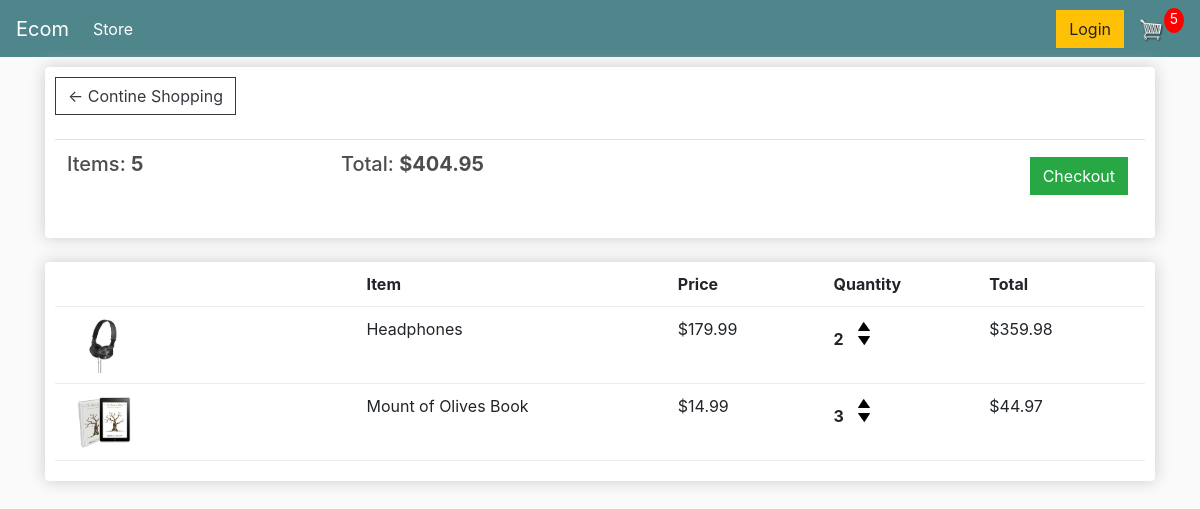
/cart/ (signed in), run on an earlier commit of the app's database.
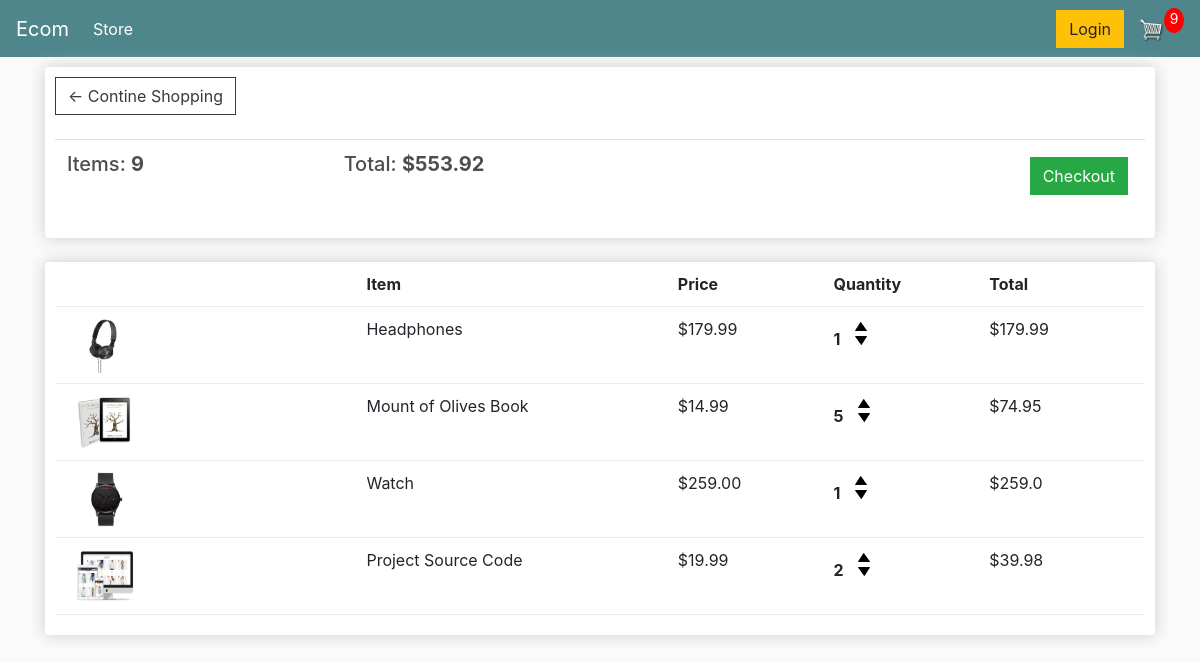
And on a later commit of the database.
### store/models.py (models this page shows, shortened)
class Order(models.Model):
    customer = models.ForeignKey(Customer, on_delete=models.SET_NULL, blank=True, null= True)
    date_orderd = models.DateTimeField(auto_now_add=True)
    complate = models.BooleanField(default=False, null=True, blank=False)
    transaction_id = models.CharField(max_length=200, null= True)
    @property
    def get_cart_total(self):
        orderitems = self.orderitem_set.all()
        total = sum([item.get_total for item in orderitems])
        return total
    @property
    def get_cart_items(self):
        orderitems = self.orderitem_set.all()
        total = sum([item.quantity for item in orderitems])
        return total

class OrderItem(models.Model):
    product = models.ForeignKey(Product, on_delete=models.SET_NULL, blank=True, null= True)
    order = models.ForeignKey(Order, on_delete=models.SET_NULL, blank=True, null= True)
    quantity = models.IntegerField(default=0, null=True, blank=True)
    date_added = models.DateTimeField(auto_now_add=True)
    @property
    def get_total(self):
        total = self.product.price * self.quantity
        return total

class Product(models.Model):
    name = models.CharField(max_length=200, null=True)
    price = models.FloatField()
    digital = models.BooleanField(default=False, null=True, blank=False)
    image = models.ImageField(upload_to='images',null=True, blank=True)
    @property
    def imageURL(self):
        try:
            url = self.image.url
        except:
            url = ''
        return url

### store/views.py (the view)
# urls.py: path('cart/', views.cart, name='cart'),
def cart(request):
    if request.user.is_authenticated:
        customer = request.user.customer
        order, created = Order.objects.get_or_create(customer = customer, complate= False)
        items = order.orderitem_set.all()
        cartItems= order.get_cart_items
    else:
        items=[]
        order ={'get_cart_items':0, 'get_cart_total':0,'shipping':False}
        cartItems= order.get_cart_items['get_cart_total']
    context ={'items':items, 'order':order, 'cartItems':cartItems}
    return render(request,'store/cart.html',context)

### store/templates/store/cart.html
{% extends "store/main.html" %}
{%load static%}
{% block content %}
<div class="row">
    <div class="col-lg-12">
        <div class="box-element">
            <a class="btn btn-outline-dark" href="{% url 'store' %}">&#x2190; Contine Shopping</a>
            <br>
            <br>
            <table class="table">
                <tr>
                    <th><h5>Items: <strong>{{order.get_cart_items}}</strong></h5></th>
                    <th><h5>Total: <strong>${{order.get_cart_total|floatformat:2}}</strong></h5></th>
                    <th>
                        <a style="float: right; margin: 5px;" class="btn btn-success" href="{% url 'checkout' %}">Checkout</a>
                    </th>
                </tr>
            </table>
        </div>
        <br>
        <div class="box-element">
            <div class="cart-row">
                <div style="flex: 2;"></div>
                <div style="flex: 2;"><strong> Item </strong></div>
                <div style="flex: 1;"><strong> Price </strong></div>
                <div style="flex: 1;"><strong> Quantity </strong></div>
                <div style="flex: 1;"><strong> Total </strong></div>
            </div>
            {% for item in items %}
            <div class="cart-row">
                <div style="flex: 2;"><img class="row-image" src="{{  item.product.imageURL }}"></div>
                <div style="flex: 2;"> <p>{{item.product.name}}</p> </div>
                <div style="flex: 1;"><p>${{item.product.price|floatformat:2}}</p></div>
                <div style="flex: 1;">
                    <p class="quantity">{{item.quantity}}</p>
                    <div class="quantity">
                        <img data-product={{item.product.id}} data-action="add" class="chg-quantity update-cart" src="{% static 'store/images/arrow-up.png' %}">
                        <img data-product={{item.product.id}} data-action="remove" class="chg-quantity update-cart" src="{% static 'store/images/arrow-down.png' %}">
                    </div>
                </div>
                <div style="flex: 1;"><p>${{item.get_total}}</p></div>
            </div>
            {% endfor %}
    </div>
    </div>
</div>
{% endblock content %}

### store/templates/store/main.html (shortened to what this page needs)
<!DOCTYPE html>
{% load static %}
<html>
<head>
	<link rel="stylesheet" href="https://stackpath.bootstrapcdn.com/bootstrap/4.4.1/css/bootstrap.min.css">
	<link rel="stylesheet" type="text/css" href="{% static 'store/css/main.css' %}">
</head>
<body>
        <nav class="navbar navbar-expand-lg navbar-dark bg-dark">
            <a class="navbar-brand" href="{% url 'store' %}">Ecom</a>
            <div class="collapse navbar-collapse" id="navbarSupportedContent">
                <ul class="navbar-nav mr-auto">
                <li class="nav-item active">
                    <a class="nav-link" href="{% url 'store' %}">Store <span class="sr-only">(current)</span></a>
                </li>
                </ul>
            <div class="form-inline my-2 my-lg-0">
                <a href="#"class="btn btn-warning">Login</a>
                <a href="{% url 'cart' %}">
                    <img  id="cart-icon" src="{% static 'store/images/cart.png' %}">
                </a>
                <p id="cart-total">{{cartItems}}</p>
	        </div>
            </div>
        </nav>
    <div class='container'>
        {% block  content %}
        {% endblock  %}
    </div>
</body>
</html>

### store/static/store/css/main.css (style rules this page uses)
body { background-color: hsl(0, 0%, 98%); }
h1,h2,h3,h4,h5,h6 { color:hsl(0, 0%, 30%); }
.box-element { box-shadow:hsl(0, 0%, 80%) 0 0 16px; background-color: #fff; border-radius: 4px; padding: 10px; }
.bg-dark { background-color: #4f868c!important; }
#cart-icon { width:25px; display: inline-block; margin-left: 15px; }
#cart-total { display: block; text-align: center; color:#fff; background-color: red; width: 20px; height: 25px; border-radius: 50%; font-size: 14px; }
.col-lg-4, .col-lg-6, .col-lg-8, .col-lg-12 { margin-top: 10px; }
.btn { border-radius: 0; }
.row-image { width: 100px; }
.cart-row { display: flex; align-items: flex-stretch; padding-bottom: 10px; margin-bottom: 10px; border-bottom: 1px solid #ececec; }
.quantity { display: inline-block; font-weight: 700; padding-right:10px; }
.chg-quantity { width: 12px; cursor: pointer; display: block; margin-top: 5px; transition:.1s; }

What changed in the data, as far as the page shows it:
changed through a linked row, Order: get_cart_items "5" → "9"; get_cart_total "404.95" → "553.92"
changed OrderItem "Headphones": quantity "2" → "1"; get_total "359.98" → "179.99"
changed OrderItem "Mount of Olives Book": quantity "3" → "5"; get_total "44.97" → "74.95"
added OrderItem: product.imageURL (picture), product.name "Watch", product.price "259.00", quantity "1", get_total "259.0"
added OrderItem: product.imageURL (picture), product.name "Project Source Code", product.price "19.99", quantity "2", get_total "39.98"
Also different on the page:
{{ cartItems }}: "5" → "9"
